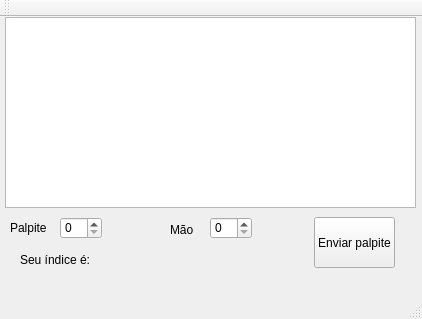
<?xml version="1.0" encoding="UTF-8"?>
<ui version="4.0">
 <class>MainWindow</class>
 <widget class="QMainWindow" name="MainWindow">
  <property name="geometry">
   <rect>
    <x>0</x>
    <y>0</y>
    <width>422</width>
    <height>319</height>
   </rect>
  </property>
  <property name="windowTitle">
   <string>MainWindow</string>
  </property>
  <widget class="QWidget" name="centralWidget">
   <widget class="QListWidget" name="listWidget">
    <property name="geometry">
     <rect>
      <x>5</x>
      <y>0</y>
      <width>411</width>
      <height>191</height>
     </rect>
    </property>
   </widget>
   <widget class="QPushButton" name="guessPushButton">
    <property name="geometry">
     <rect>
      <x>314</x>
      <y>200</y>
      <width>81</width>
      <height>51</height>
     </rect>
    </property>
    <property name="text">
     <string>Enviar palpite</string>
    </property>
   </widget>
   <widget class="QLabel" name="label">
    <property name="geometry">
     <rect>
      <x>10</x>
      <y>200</y>
      <width>121</width>
      <height>21</height>
     </rect>
    </property>
    <property name="text">
     <string>Palpite</string>
    </property>
   </widget>
   <widget class="QSpinBox" name="guessSelect">
    <property name="geometry">
     <rect>
      <x>60</x>
      <y>200</y>
      <width>42</width>
      <height>22</height>
     </rect>
    </property>
   </widget>
   <widget class="QLabel" name="label_2">
    <property name="geometry">
     <rect>
      <x>170</x>
      <y>203</y>
      <width>46</width>
      <height>20</height>
     </rect>
    </property>
    <property name="text">
     <string>Mão</string>
    </property>
   </widget>
   <widget class="QSpinBox" name="handSelect">
    <property name="geometry">
     <rect>
      <x>210</x>
      <y>200</y>
      <width>42</width>
      <height>22</height>
     </rect>
    </property>
   </widget>
   <widget class="QLabel" name="label_3">
    <property name="geometry">
     <rect>
      <x>20</x>
      <y>232</y>
      <width>111</width>
      <height>21</height>
     </rect>
    </property>
    <property name="text">
     <string>Seu índice é:</string>
    </property>
   </widget>
  </widget>
  <widget class="QMenuBar" name="menuBar">
   <property name="geometry">
    <rect>
     <x>0</x>
     <y>0</y>
     <width>422</width>
     <height>21</height>
    </rect>
   </property>
  </widget>
  <widget class="QToolBar" name="mainToolBar">
   <attribute name="toolBarArea">
    <enum>TopToolBarArea</enum>
   </attribute>
   <attribute name="toolBarBreak">
    <bool>false</bool>
   </attribute>
  </widget>
  <widget class="QStatusBar" name="statusBar"/>
 </widget>
 <layoutdefault spacing="6" margin="11"/>
 <resources/>
 <connections/>
</ui>
